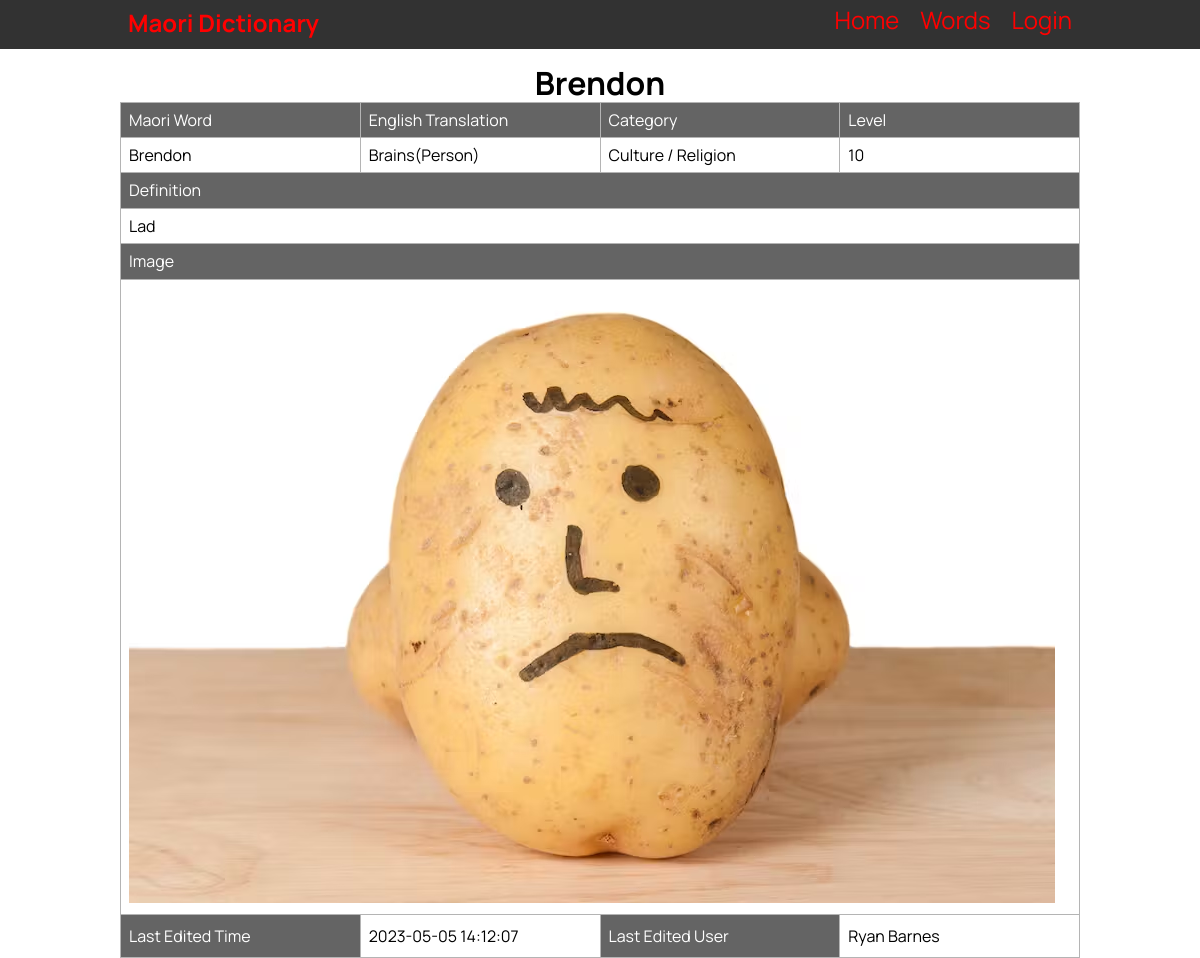
Screenshot of /individual_word/304 with the database file from the repository.
### tables this page shows
CREATE TABLE "vocab_list"
(
    id                  integer
        constraint vocab_list_pk
            primary key autoincrement,
    maori_word          varchar(30),
    english_translation varchar(30),
    category            varchar(30),
    definition          varchar(100),
    level               integer,
    last_edited_time    date,
    last_edited_user    varchar(60)
, image_name varchar(30));

### app.py (the view)
@app.route('/individual_word/<word_id>')
def render_individual_word(word_id):
    word_info = get_word_info(word_id)
    return render_template('word_detail.html', page_name='Word ' + word_id, logged_in=is_logged_in(), admin=is_admin(),
                           word_information=word_info)

### app.py (called while the page is built)
def create_connection(db_file):
    try:
        connection = sqlite3.connect(db_file)
        return connection
    except Error as e:
        print(e)
    return None

def is_logged_in():
    if session.get('email') is None:
        return False
    else:
        return True

def is_admin():
    if is_logged_in():
        if session.get('role') == "Teacher" or session.get('role') == "Admin":
            return True
        else:
            return False
    else:
        return False

def get_word_info(word_id):
    con = create_connection(DATABASE)
    cur = con.cursor()
    query = "SELECT * FROM vocab_list WHERE id = ?"
    cur.execute(query, (word_id,))
    word_info = cur.fetchall()
    con.close()
    word_info = word_info[0]
    word_info = reformat_word_info(word_info)
    return word_info

def reformat_word_info(word):
    word_info = (word[0], str(word[1]).title(), str(word[2]).title(), str(word[3]).title(), str(word[4]).capitalize(),
                 word[5], word[6], word[7], word[8])
    return word_info

### templates/word_detail.html (shortened to what this page needs)
{% extends "base.html" %}
{% block pageheading %}{{ word_information[1] }}{% endblock %}
{% block main %}
<table id="wordinfomation">
    <tr class="header">
        <td style="width:25%">Maori Word</td>
        <td style="width:25%">English Translation</td>
        <td style="width:25%">Category</td>
        <td style="width:25%">Level</td>
    </tr>
    <tr>
        <td>{{ word_information[1] }}</td>
        <td>{{ word_information[2] }}</td>
        <td>{{ word_information[3] }}</td>
        <td>{{ word_information[5] }}</td>
    </tr>
    <tr class="header">
        <td colspan="4">Definition</td>
    </tr>
    <tr>
        <td colspan="4">{{ word_information[4] }}</td>
    </tr>
    <tr class="header">
        <td colspan="4">Image</td>
    </tr>
    <tr>
        <td colspan="4">
            <img src="/static/images/{{ word_information[8] }}.jpg">
        </td>
    </tr>
    <tr>
        <td class="header">Last Edited Time</td>
        <td>{{ word_information[6] }}</td>
        <td class="header">Last Edited User</td>
        <td>{{ word_information[7] }}</td>
    </tr>
</table>
{% endblock %}

### static/MDW.css (style rules this page uses)
* { font-family: 'Manrope', sans-serif; padding: 0; margin: 0; box-sizing: border-box; }
body { background-color: rgb(255, 255, 255); }
img { max-width: 100%; }
table { font-family: Arial, Helvetica, sans-serif; border-collapse: collapse; width: 100%; }
td, th { border: 1px solid #b4b4b4; padding: 8px; }
#word_list th, #filterlist th, #wordinfomation .header { padding-top: 12px; padding-bottom: 12px; text-align: left; background-color: #646464; color: white; }

### rows the page displays
vocab_list: maori_word "Brendon", english_translation "Brains(Person)", category "Culture / Religion", level "10", definition "Lad", image_name (picture), last_edited_time "2023-05-05 14:12:07", last_edited_user "Ryan Barnes"
